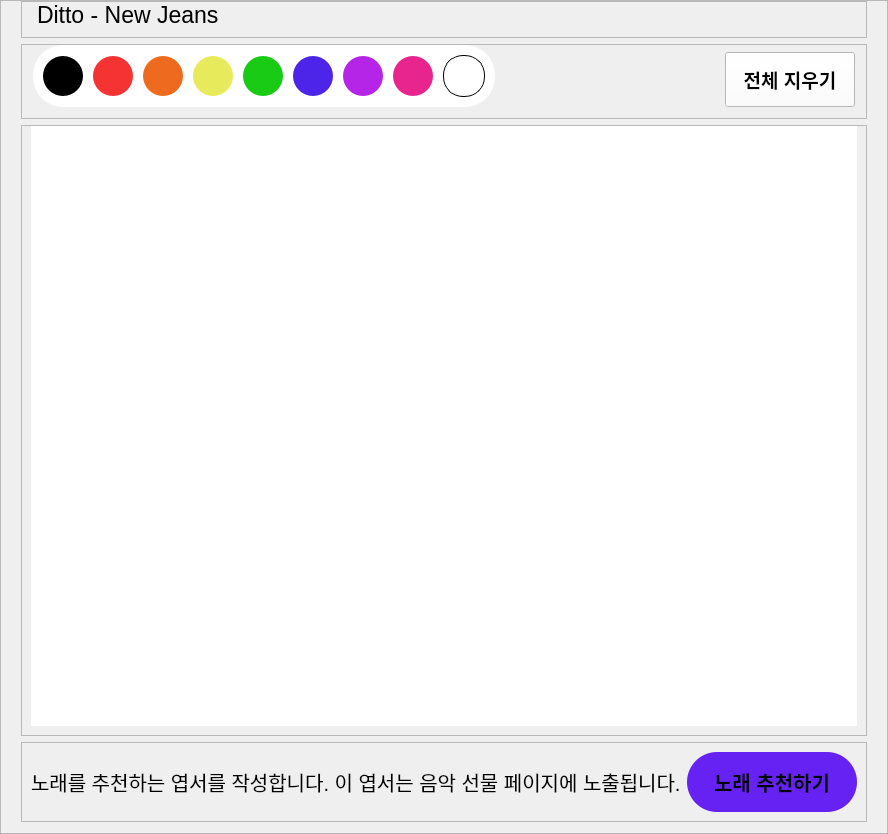
            <widget class="QWidget" name="page_7">
             <layout class="QVBoxLayout" name="verticalLayout_84">
              <property name="leftMargin">
               <number>0</number>
              </property>
              <property name="topMargin">
               <number>0</number>
              </property>
              <property name="rightMargin">
               <number>0</number>
              </property>
              <property name="bottomMargin">
               <number>0</number>
              </property>
              <item>
               <widget class="QFrame" name="frame_102">
                <property name="frameShape">
                 <enum>QFrame::StyledPanel</enum>
                </property>
                <property name="frameShadow">
                 <enum>QFrame::Raised</enum>
                </property>
                <layout class="QVBoxLayout" name="verticalLayout_85">
                 <property name="leftMargin">
                  <number>20</number>
                 </property>
                 <property name="topMargin">
                  <number>0</number>
                 </property>
                 <property name="rightMargin">
                  <number>20</number>
                 </property>
                 <property name="bottomMargin">
                  <number>11</number>
                 </property>
                 <item alignment="Qt::AlignBottom">
                  <widget class="QFrame" name="frame_107">
                   <property name="frameShape">
                    <enum>QFrame::StyledPanel</enum>
                   </property>
                   <property name="frameShadow">
                    <enum>QFrame::Raised</enum>
                   </property>
                   <layout class="QVBoxLayout" name="verticalLayout_86">
                    <property name="leftMargin">
                     <number>15</number>
                    </property>
                    <property name="topMargin">
                     <number>0</number>
                    </property>
                    <property name="rightMargin">
                     <number>11</number>
                    </property>
                    <item alignment="Qt::AlignLeft|Qt::AlignBottom">
                     <widget class="QLabel" name="label_35">
                      <property name="font">
                       <font>
                        <pointsize>17</pointsize>
                       </font>
                      </property>
                      <property name="text">
                       <string>Ditto - New Jeans</string>
                      </property>
                     </widget>
                    </item>
                   </layout>
                  </widget>
                 </item>
                 <item>
                  <widget class="QFrame" name="frame_103">
                   <property name="frameShape">
                    <enum>QFrame::StyledPanel</enum>
                   </property>
                   <property name="frameShadow">
                    <enum>QFrame::Raised</enum>
                   </property>
                   <layout class="QHBoxLayout" name="horizontalLayout_60">
                    <property name="leftMargin">
                     <number>11</number>
                    </property>
                    <property name="topMargin">
                     <number>0</number>
                    </property>
                    <property name="rightMargin">
                     <number>11</number>
                    </property>
                    <property name="bottomMargin">
                     <number>11</number>
                    </property>
                    <item alignment="Qt::AlignBottom">
                     <widget class="QFrame" name="frame_104">
                      <property name="styleSheet">
                       <string notr="true">background-color:white;border-radius:30px;</string>
                      </property>
                      <property name="frameShape">
                       <enum>QFrame::StyledPanel</enum>
                      </property>
                      <property name="frameShadow">
                       <enum>QFrame::Raised</enum>
                      </property>
                      <layout class="QHBoxLayout" name="horizontalLayout_61">
                       <property name="spacing">
                        <number>10</number>
                       </property>
                       <property name="leftMargin">
                        <number>10</number>
                       </property>
                       <property name="topMargin">
                        <number>10</number>
                       </property>
                       <property name="rightMargin">
                        <number>10</number>
                       </property>
                       <property name="bottomMargin">
                        <number>10</number>
                       </property>
                       <item>
                        <widget class="QPushButton" name="pushButton_46">
                         <property name="styleSheet">
                          <string notr="true">*{width:40px; height:40px;background:#000000;color:#FFFFFF;border-radius:20;}</string>
                         </property>
                         <property name="text">
                          <string/>
                         </property>
                        </widget>
                       </item>
                       <item>
                        <widget class="QPushButton" name="pushButton_50">
                         <property name="styleSheet">
                          <string notr="true">*{width:40px; height:40px;background:#F53333;color:#FFFFFF;border-radius:20;}</string>
                         </property>
                         <property name="text">
                          <string/>
                         </property>
                        </widget>
                       </item>
                       <item>
                        <widget class="QPushButton" name="pushButton_57">
                         <property name="styleSheet">
                          <string notr="true">*{width:40px; height:40px;background:#EE6A1F;color:#FFFFFF;border-radius:20;}</string>
                         </property>
                         <property name="text">
                          <string/>
                         </property>
                        </widget>
                       </item>
                       <item>
                        <widget class="QPushButton" name="pushButton_58">
                         <property name="styleSheet">
                          <string notr="true">*{width:40px; height:40px;background:#E7EA5B;color:#FFFFFF;border-radius:20;}</string>
                         </property>
                         <property name="text">
                          <string/>
                         </property>
                        </widget>
                       </item>
                       <item>
                        <widget class="QPushButton" name="pushButton_59">
                         <property name="styleSheet">
                          <string notr="true">*{width:40px; height:40px;background:#1ACB16;color:#FFFFFF;border-radius:20;}</string>
                         </property>
                         <property name="text">
                          <string/>
                         </property>
                        </widget>
                       </item>
                       <item>
                        <widget class="QPushButton" name="pushButton_60">
                         <property name="styleSheet">
                          <string notr="true">*{width:40px; height:40px;background:#4C25E8;color:#FFFFFF;border-radius:20;}</string>
                         </property>
                         <property name="text">
                          <string/>
                         </property>
                        </widget>
                       </item>
                       <item>
                        <widget class="QPushButton" name="pushButton_61">
                         <property name="styleSheet">
                          <string notr="true">*{width:40px; height:40px;background:#B525E8;color:#FFFFFF;border-radius:20;}</string>
                         </property>
                         <property name="text">
                          <string/>
                         </property>
                        </widget>
                       </item>
                       <item>
                        <widget class="QPushButton" name="pushButton_62">
                         <property name="styleSheet">
                          <string notr="true">*{width:40px; height:40px;background:#E8258E;color:#FFFFFF;border-radius:20;}</string>
                         </property>
                         <property name="text">
                          <string/>
                         </property>
                        </widget>
                       </item>
                       <item>
                        <widget class="QPushButton" name="pushButton_27">
                         <property name="styleSheet">
                          <string notr="true">*{width:40px; height:40px;background:#FFFFFF;color:#000000; border-radius:20;border:1px solid black;}</string>
                         </property>
                         <property name="text">
                          <string/>
                         </property>
                        </widget>
                       </item>
                      </layout>
                     </widget>
                    </item>
                    <item alignment="Qt::AlignRight|Qt::AlignBottom">
                     <widget class="QPushButton" name="pushButton_63">
                      <property name="minimumSize">
                       <size>
                        <width>130</width>
                        <height>55</height>
                       </size>
                      </property>
                      <property name="font">
                       <font>
                        <pointsize>14</pointsize>
                        <weight>75</weight>
                        <bold>true</bold>
                       </font>
                      </property>
                      <property name="styleSheet">
                       <string notr="true">background-color:white; color:black;</string>
                      </property>
                      <property name="text">
                       <string>전체 지우기</string>
                      </property>
                     </widget>
                    </item>
                   </layout>
                  </widget>
                 </item>
                 <item>
                  <widget class="QFrame" name="frame_105">
                   <property name="frameShape">
                    <enum>QFrame::StyledPanel</enum>
                   </property>
                   <property name="frameShadow">
                    <enum>QFrame::Raised</enum>
                   </property>
                   <layout class="QHBoxLayout" name="horizontalLayout_63">
                    <property name="topMargin">
                     <number>0</number>
                    </property>
                    <item>
                     <widget class="QWidget" name="painter_widget_3" native="true">
                      <property name="enabled">
                       <bool>true</bool>
                      </property>
                      <property name="sizePolicy">
                       <sizepolicy hsizetype="Expanding" vsizetype="Preferred">
                        <horstretch>0</horstretch>
                        <verstretch>0</verstretch>
                       </sizepolicy>
                      </property>
                      <property name="minimumSize">
                       <size>
                        <width>0</width>
                        <height>600</height>
                       </size>
                      </property>
                      <property name="styleSheet">
                       <string notr="true">background-color:white;</string>
                      </property>
                     </widget>
                    </item>
                   </layout>
                  </widget>
                 </item>
                 <item alignment="Qt::AlignTop">
                  <widget class="QFrame" name="frame_106">
                   <property name="frameShape">
                    <enum>QFrame::StyledPanel</enum>
                   </property>
                   <property name="frameShadow">
                    <enum>QFrame::Raised</enum>
                   </property>
                   <layout class="QHBoxLayout" name="horizontalLayout_64">
                    <item>
                     <widget class="QLabel" name="label_34">
                      <property name="font">
                       <font>
                        <pointsize>15</pointsize>
                       </font>
                      </property>
                      <property name="toolTipDuration">
                       <number>0</number>
                      </property>
                      <property name="text">
                       <string>노래를 추천하는 엽서를 작성합니다. 이 엽서는 음악 선물 페이지에 노출됩니다.</string>
                      </property>
                     </widget>
                    </item>
                    <item alignment="Qt::AlignRight">
                     <widget class="QPushButton" name="pushButton_64">
                      <property name="minimumSize">
                       <size>
                        <width>170</width>
                        <height>60</height>
                       </size>
                      </property>
                      <property name="font">
                       <font>
                        <pointsize>15</pointsize>
                        <weight>75</weight>
                        <bold>true</bold>
                       </font>
                      </property>
                      <property name="layoutDirection">
                       <enum>Qt::LeftToRight</enum>
                      </property>
                      <property name="styleSheet">
                       <string notr="true">background: #6522F2;
border-radius: 30px;</string>
                      </property>
                      <property name="text">
                       <string>노래 추천하기</string>
                      </property>
                     </widget>
                    </item>
                   </layout>
                  </widget>
                 </item>
                </layout>
               </widget>
              </item>
             </layout>
            </widget>
